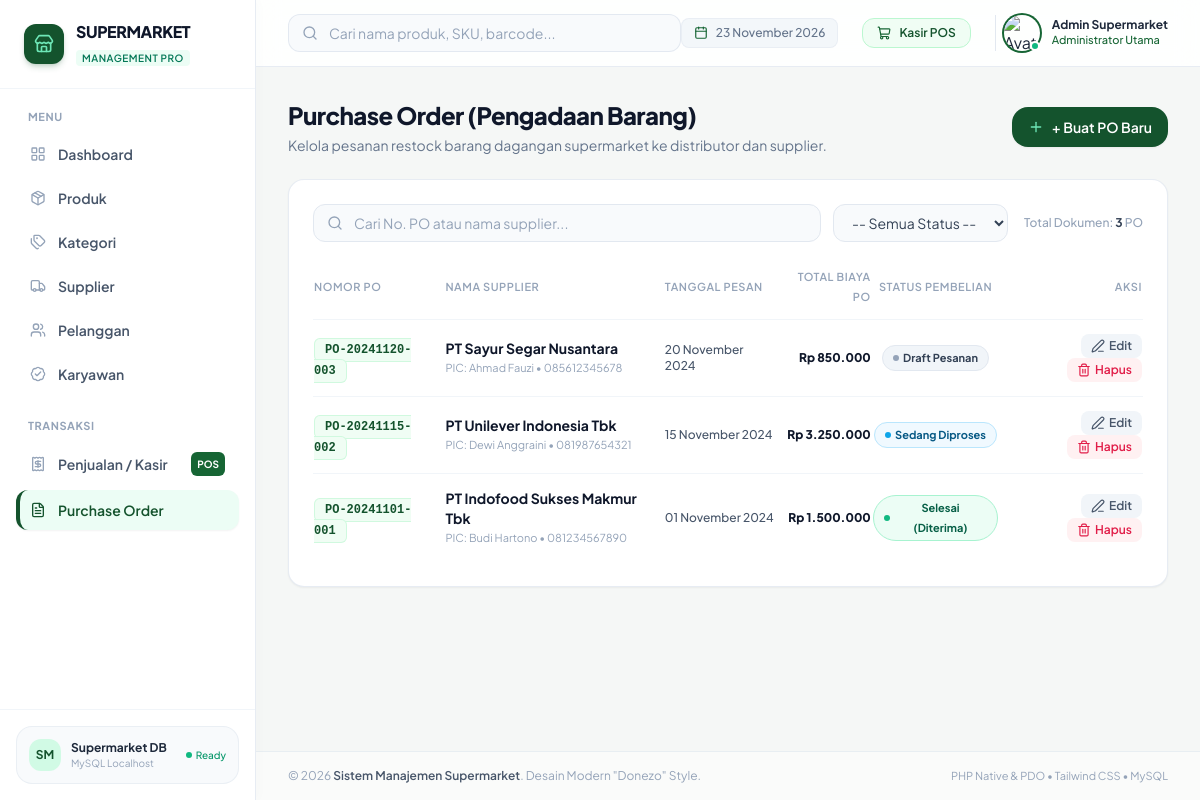
Page /pages/purchase_orders.php on the committed database.
### tables this page shows
CREATE TABLE IF NOT EXISTS `purchase_orders` (
  `po_id` bigint(20) NOT NULL AUTO_INCREMENT,
  `nomor_po` varchar(30) NOT NULL,
  `supplier_id` int(11) NOT NULL,
  `tanggal_pesan` date NOT NULL,
  `total_biaya` decimal(14,2) NOT NULL DEFAULT 0.00,
  `status_pembelian` varchar(20) DEFAULT 'Draft',
  PRIMARY KEY (`po_id`),
  UNIQUE KEY `nomor_po` (`nomor_po`),
  KEY `fk_po_supplier` (`supplier_id`),
  CONSTRAINT `fk_po_supplier` FOREIGN KEY (`supplier_id`) REFERENCES `suppliers` (`supplier_id`) ON UPDATE CASCADE
);

CREATE TABLE IF NOT EXISTS `suppliers` (
  `supplier_id` int(11) NOT NULL AUTO_INCREMENT,
  `kode_supplier` varchar(30) NOT NULL,
  `nama_perusahaan` varchar(150) NOT NULL,
  `kontak_person` varchar(120) DEFAULT NULL,
  `nomor_telepon` varchar(30) DEFAULT NULL,
  `alamat` text DEFAULT NULL,
  PRIMARY KEY (`supplier_id`),
  UNIQUE KEY `kode_supplier` (`kode_supplier`)
);

### config/koneksi.php (called while the page is built, shortened)
<?php
function formatRupiah($angka) {
    return 'Rp ' . number_format((float)$angka, 0, ',', '.');
}
function formatTanggal($tanggal, $dengan_jam = false) {
    $timestamp = strtotime($tanggal);
    $bulan = [
        1 => 'Januari', 'Februari', 'Maret', 'April', 'Mei', 'Juni',
        'Juli', 'Agustus', 'September', 'Oktober', 'November', 'Desember'
    ];
    $tgl = date('d', $timestamp) . ' ' . $bulan[(int)date('m', $timestamp)] . ' ' . date('Y', $timestamp);
    return $tgl;
}
function clean($data) {
    return htmlspecialchars(trim($data ?? ''), ENT_QUOTES, 'UTF-8');
}

### pages/purchase_orders.php (the view, shortened to what this page needs)
<?php
require_once __DIR__ . '/../config/koneksi.php';
$search       = trim($_GET['search'] ?? '');
$sql = "
    SELECT po.*, s.nama_perusahaan, s.kontak_person, s.nomor_telepon
    FROM purchase_orders po
    JOIN suppliers s ON po.supplier_id = s.supplier_id
    WHERE 1=1
";
$params = [];
$sql .= " ORDER BY po.po_id DESC";
$stmt = $pdo->prepare($sql);
$stmt->execute($params);
$orders = $stmt->fetchAll();
function renderPOStatusBadge($status) {
    switch ($status) {
        case 'Selesai':
            return '<span class="inline-flex items-center gap-1 text-[11px] font-bold px-2.5 py-0.5 rounded-full bg-emerald-50 text-emerald-800 border border-emerald-200"><span class="w-1.5 h-1.5 rounded-full bg-emerald-500"></span> Selesai (Diterima)</span>';
        case 'Diproses':
            return '<span class="inline-flex items-center gap-1 text-[11px] font-bold px-2.5 py-0.5 rounded-full bg-sky-50 text-sky-800 border border-sky-200"><span class="w-1.5 h-1.5 rounded-full bg-sky-500"></span> Sedang Diproses</span>';
        default:
            return '<span class="inline-flex items-center gap-1 text-[11px] font-bold px-2.5 py-0.5 rounded-full bg-slate-100 text-slate-700 border border-slate-200"><span class="w-1.5 h-1.5 rounded-full bg-slate-400"></span> Draft Pesanan</span>';
    }
}
include __DIR__ . '/../includes/header.php';
?>
<div class="flex flex-col sm:flex-row sm:items-center sm:justify-between gap-4 mb-6">
    <div>
        <h1 class="text-2xl font-extrabold text-slate-900 tracking-tight">Purchase Order (Pengadaan Barang)</h1>
        <p class="text-sm text-slate-500 mt-1">Kelola pesanan restock barang dagangan supermarket ke distributor dan supplier.</p>
    </div>
    <div>
        <button onclick="openModalTambah()" class="inline-flex items-center gap-2 px-4 py-2.5 bg-brand-900 hover:bg-brand-800 text-white text-sm font-semibold rounded-2xl shadow-sm hover:shadow transition-all duration-200">
            <i data-lucide="plus" class="w-4 h-4 text-emerald-300"></i>
            <span>+ Buat PO Baru</span>
        </button>
    </div>
</div>
<div class="bg-white rounded-2xl border border-slate-200/80 shadow-sm p-6">
    <form method="GET" action="" class="flex flex-col sm:flex-row items-center justify-between gap-4 mb-6">
        <div class="flex flex-wrap items-center gap-3 w-full sm:w-auto flex-1">
            <div class="relative flex-1 min-w-[240px]">
                <i data-lucide="search" class="w-4 h-4 text-slate-400 absolute left-3.5 top-1/2 -translate-y-1/2"></i>
                <input type="text" name="search" value="<?= clean($search) ?>" placeholder="Cari No. PO atau nama supplier..."
                       class="w-full pl-10 pr-4 py-2 bg-slate-50 border border-slate-200 rounded-xl text-sm focus:outline-none focus:ring-2 focus:ring-brand-800 focus:bg-white text-slate-800 placeholder:text-slate-400 transition-all">
            </div>
            <select name="status" onchange="this.form.submit()" class="px-3.5 py-2 bg-slate-50 border border-slate-200 rounded-xl text-sm text-slate-700 focus:outline-none focus:ring-2 focus:ring-brand-800">
                <option value="">-- Semua Status --</option>
            </select>
        </div>
        <span class="text-xs text-slate-400 self-end sm:self-center font-medium">
            Total Dokumen: <strong class="text-slate-700"><?= count($orders) ?></strong> PO
        </span>
    </form>
    <div class="overflow-x-auto">
        <table class="w-full text-left text-sm">
            <thead>
                <tr class="text-[11px] font-bold uppercase tracking-wider text-slate-400 border-b border-slate-100 pb-3">
                    <th class="pb-3 font-semibold">Nomor PO</th>
                    <th class="pb-3 font-semibold">Nama Supplier</th>
                    <th class="pb-3 font-semibold">Tanggal Pesan</th>
                    <th class="pb-3 font-semibold text-right">Total Biaya PO</th>
                    <th class="pb-3 font-semibold text-center">Status Pembelian</th>
                    <th class="pb-3 font-semibold text-right">Aksi</th>
                </tr>
            </thead>
            <tbody class="divide-y divide-slate-100">
                <?php if (empty($orders)): ?>
                    <tr>
                        <td colspan="6" class="py-12 text-center text-slate-400">
                            <i data-lucide="file-x" class="w-10 h-10 mx-auto mb-2 text-slate-300"></i>
                            <p class="font-medium text-sm text-slate-600">Tidak ada purchase order ditemukan.</p>
                            <p class="text-xs text-slate-400 mt-1">Klik "+ Buat PO Baru" untuk membuat pesanan ke supplier.</p>
                        </td>
                    </tr>
                <?php else: ?>
                    <?php foreach ($orders as $po): ?>
                        <tr class="hover:bg-slate-50/70 transition-colors">
                            <td class="py-3.5">
                                <span class="font-mono text-xs font-bold text-brand-900 bg-brand-50 px-2.5 py-1 rounded-md border border-brand-200/60">
                                    <?= clean($po['nomor_po']) ?>
                                </span>
                            </td>
                            <td class="py-3.5">
                                <span class="font-bold text-slate-900 text-sm"><?= clean($po['nama_perusahaan']) ?></span>
                                <p class="text-[11px] text-slate-400">PIC: <?= clean($po['kontak_person'] ?: '-') ?> &bull; <?= clean($po['nomor_telepon'] ?: '-') ?></p>
                            </td>
                            <td class="py-3.5 text-xs text-slate-600 font-medium">
                                <?= formatTanggal($po['tanggal_pesan']) ?>
                            </td>
                            <td class="py-3.5 text-right font-black text-slate-900 text-xs">
                                <?= formatRupiah($po['total_biaya']) ?>
                            </td>
                            <td class="py-3.5 text-center">
                                <?= renderPOStatusBadge($po['status_pembelian']) ?>
                            </td>
                            <td class="py-3.5 text-right space-x-1">
                                <button onclick='openModalEdit(<?= json_encode($po) ?>)'
                                        class="inline-flex items-center gap-1 px-2.5 py-1 text-xs font-semibold text-slate-600 bg-slate-100 hover:bg-emerald-50 hover:text-brand-900 rounded-lg transition-colors"
                                        title="Ubah PO">
                                    <i data-lucide="edit-3" class="w-3.5 h-3.5"></i>
                                    <span>Edit</span>
                                </button>
                                <form method="POST" action="" class="inline" onsubmit="return confirm('Apakah Anda yakin ingin menghapus PO ini?');">
                                    <button type="submit" class="inline-flex items-center gap-1 px-2.5 py-1 text-xs font-semibold text-rose-600 bg-rose-50 hover:bg-rose-100 rounded-lg transition-colors" title="Hapus PO">
                                        <i data-lucide="trash-2" class="w-3.5 h-3.5"></i>
                                        <span>Hapus</span>
                                    </button>
                                </form>
                            </td>
                        </tr>
                    <?php endforeach; ?>
                <?php endif; ?>
            </tbody>
        </table>
    </div>
</div>
<?php include __DIR__ . '/../includes/footer.php'; ?>

### includes/header.php (style rules this page uses)
body { font-family: 'Plus Jakarta Sans', sans-serif; background-color: #F5F7F6; }

### rows in the picture
purchase_orders: nomor_po "PO-20241120-003", supplier.nama_perusahaan "PT Sayur Segar Nusantara", supplier.kontak_person "Ahmad Fauzi", supplier.nomor_telepon "085612345678", tanggal_pesan "20 November 2024", total_biaya "Rp 850.000", status_pembelian "Draft" (drawn)
purchase_orders: nomor_po "PO-20241115-002", supplier.nama_perusahaan "PT Unilever Indonesia Tbk", supplier.kontak_person "Dewi Anggraini", supplier.nomor_telepon "081987654321", tanggal_pesan "15 November 2024", total_biaya "Rp 3.250.000", status_pembelian "Diproses" (drawn)
purchase_orders: nomor_po "PO-20241101-001", supplier.nama_perusahaan "PT Indofood Sukses Makmur Tbk", supplier.kontak_person "Budi Hartono", supplier.nomor_telepon "081234567890", tanggal_pesan "01 November 2024", total_biaya "Rp 1.500.000", status_pembelian "Selesai" (drawn)

### other values in the picture
count($orders) "3"
